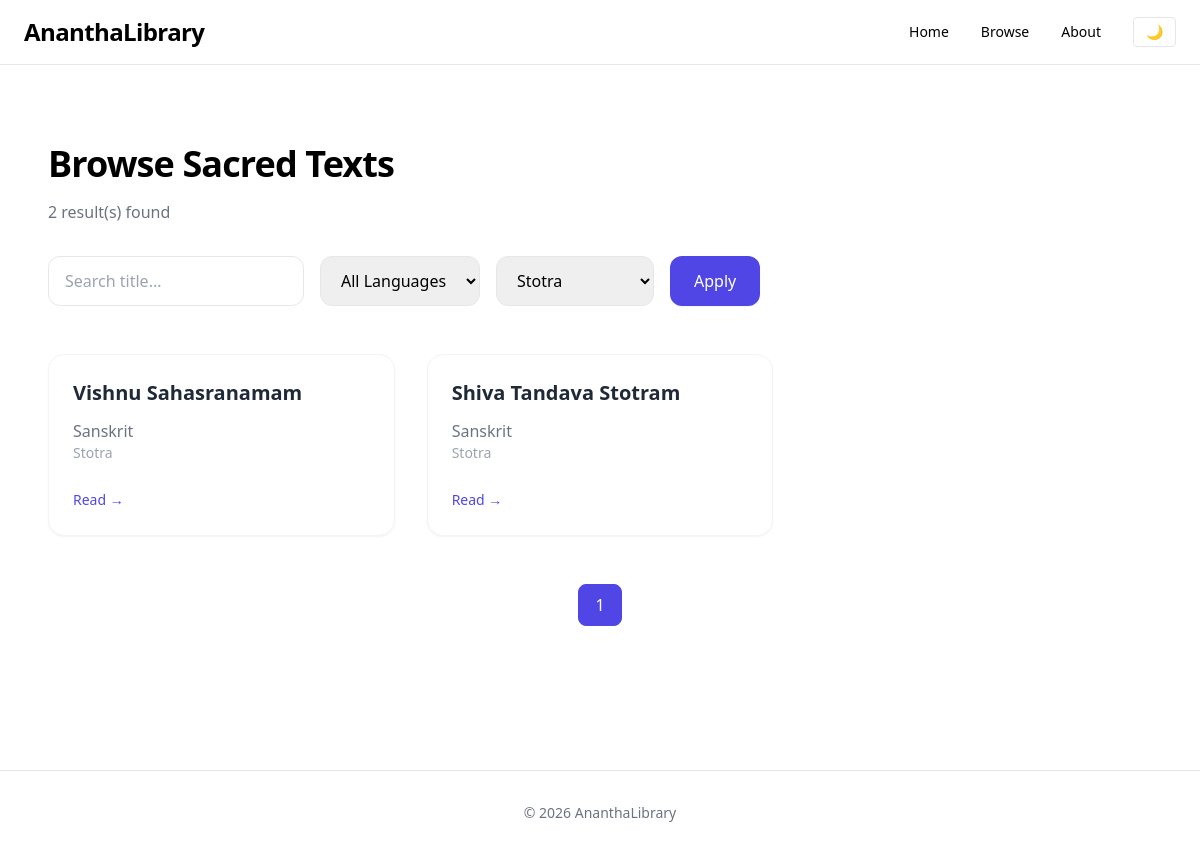
Page /browse?category=Stotra on the earlier database version.
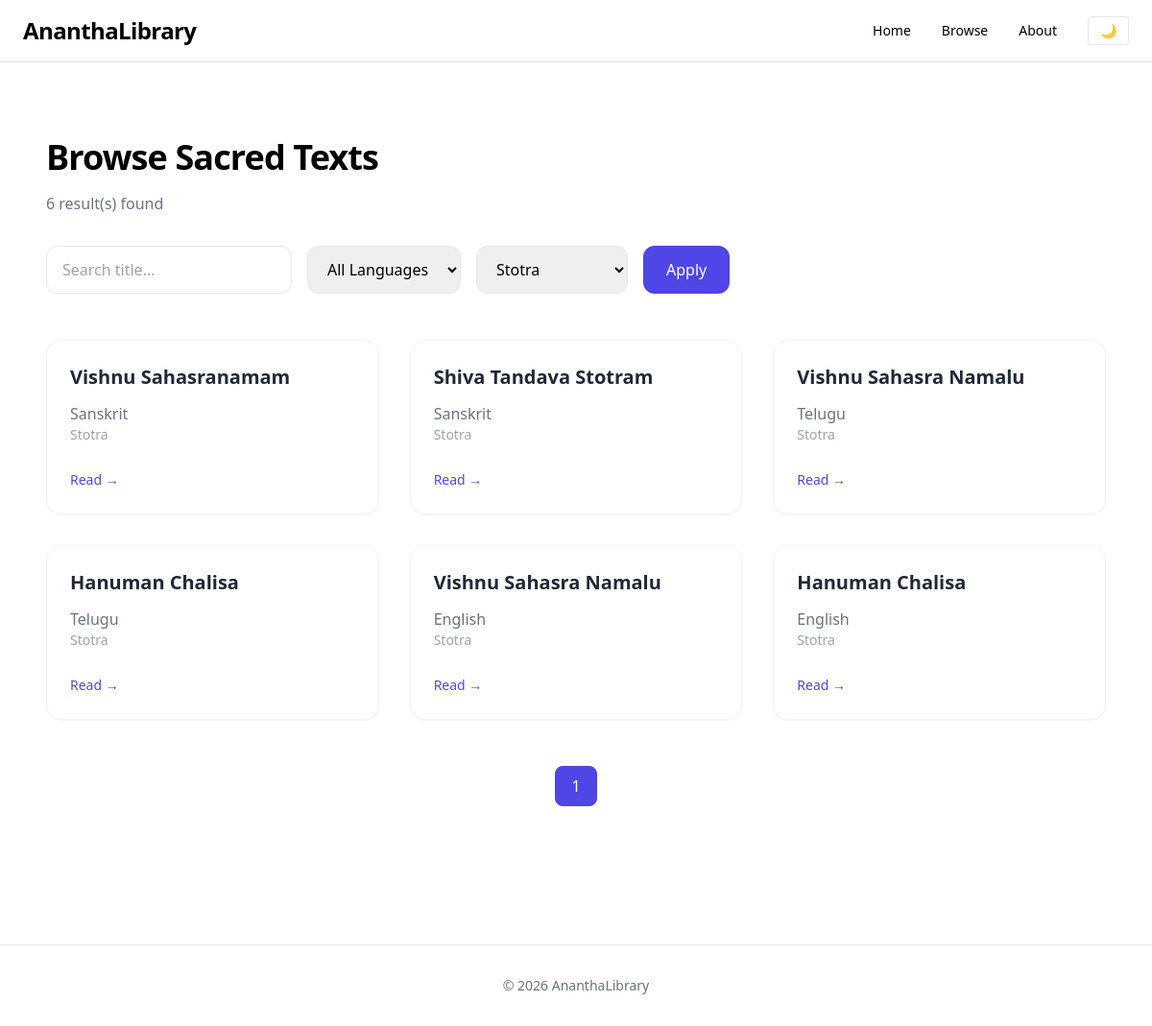
Same page on the later database version.
### app/models/document.py (models this page shows)
class Document(Base):
    __tablename__ = "documents"
    id = Column(String, primary_key=True, index=True)
    title = Column(String, nullable=False)
    slug = Column(String, unique=True, index=True)
    language = Column(String)
    category = Column(String)
    content = Column(Text)

### app/routers/browse.py (the view)
@router.get("/browse")
def browse(
    request: Request,
    q: str = None,
    language: str = None,
    category: str = None,
    page: int = 1
):
    page_size = 6
    repo = DocumentRepository()
    docs, total = repo.search(
        query=q,
        language=language,
        category=category,
        page=page,
        page_size=page_size
    )
    total_pages = math.ceil(total / page_size) if total else 1
    return templates.TemplateResponse(
        "browse.html",
        {
            "request": request,
            "docs": docs,
            "q": q,
            "language": language,
            "category": category,
            "page": page,
            "total": total,
            "total_pages": total_pages
        }
    )

### app/templates/browse.html (shortened to what this page needs)
{% extends "layout.html" %}
{% block content %}
<div class="fade-in">
    <h2 class="text-4xl font-bold mb-4 tracking-tight">
        Browse Sacred Texts
    </h2>
    <p class="text-gray-500 mb-8">
        {{ total }} result(s) found
    </p>
    <form method="get" class="flex flex-wrap gap-4 mb-12">
        <input type="text" name="q"
               placeholder="Search title..."
               value="{{ q or '' }}"
               class="border border-gray-200 px-4 py-3 rounded-xl w-64 focus:ring-2 focus:ring-indigo-500 focus:outline-none">
        <select name="language"
                class="border border-gray-200 px-4 py-3 rounded-xl focus:ring-2 focus:ring-indigo-500 focus:outline-none">
            <option value="">All Languages</option>
        </select>
        <select name="category"
                class="border border-gray-200 px-4 py-3 rounded-xl focus:ring-2 focus:ring-indigo-500 focus:outline-none">
            <option value="Stotra" {% if category == "Stotra" %}selected{% endif %}>Stotra</option>
        </select>
        <button class="bg-indigo-600 text-white px-6 py-3 rounded-xl hover:bg-indigo-700 transition shadow-sm">
            Apply
        </button>
    </form>
    {% if docs %}
    <div class="grid grid-cols-1 md:grid-cols-2 lg:grid-cols-3 gap-8 mb-12">
        {% for doc in docs %}
        <div class="bg-white rounded-2xl p-6 shadow-sm hover:shadow-xl transition duration-300 border border-gray-100">
            <a href="/document/{{ doc.slug }}"
               class="text-xl font-semibold text-gray-800 hover:text-indigo-600 transition">
                {{ doc.title }}
            </a>
            <p class="text-gray-500 mt-3">
                {{ doc.language }}
            </p>
            <p class="text-sm text-gray-400">
                {{ doc.category }}
            </p>
            <div class="mt-6">
                <span class="text-indigo-600 text-sm font-medium">
                    Read →
                </span>
            </div>
        </div>
        {% endfor %}
    </div>
    <div class="flex justify-center gap-2">
        {% for p in range(1, total_pages + 1) %}
        <a href="?page={{ p }}{% if q %}&q={{ q }}{% endif %}{% if language %}&language={{ language }}{% endif %}{% if category %}&category={{ category }}{% endif %}"
           class="px-4 py-2 rounded-lg border
                  {% if p == page %}
                  bg-indigo-600 text-white border-indigo-600
                  {% else %}
                  bg-white text-gray-700 border-gray-200 hover:bg-gray-100
                  {% endif %}
                  transition">
            {{ p }}
        </a>
        {% endfor %}
    </div>
    {% else %}
    <div class="text-center py-20">
        <h3 class="text-xl font-semibold text-gray-700">No results found</h3>
        <p class="text-gray-500 mt-2">Try adjusting your filters.</p>
    </div>
    {% endif %}
</div>
{% endblock %}

### app/templates/layout.html (shortened to what this page needs)
<!DOCTYPE html>
<html lang="en" class="">
<head>
    <script src="https://cdn.tailwindcss.com"></script>
</head>
<body
    x-data
    x-init="
        const saved = localStorage.getItem('dark');
        if (saved === 'true') {
            document.documentElement.classList.add('dark');
        } else {
            document.documentElement.classList.remove('dark');
        }
    "
    class="bg-white dark:bg-black
           text-black dark:text-white
           min-h-screen transition-colors duration-500">
<nav class="fixed top-0 left-0 right-0 z-50
            bg-white dark:bg-black
            border-b border-gray-200 dark:border-gray-700">
    <div class="max-w-7xl mx-auto px-6 py-4 flex justify-between items-center">
        <a href="/" class="text-2xl font-semibold tracking-tight">
            AnanthaLibrary
        </a>
        <div class="flex items-center space-x-8 text-sm font-medium">
            <a href="/" class="hover:text-indigo-600">Home</a>
            <a href="/browse" class="hover:text-indigo-600">Browse</a>
            <a href="#" class="hover:text-indigo-600">About</a>
            <button
                @click="
                    document.documentElement.classList.toggle('dark');
                    localStorage.setItem(
                        'dark',
                        document.documentElement.classList.contains('dark')
                    );
                "
                class="ml-4 px-3 py-1 border rounded">
                🌙
            </button>
        </div>
    </div>
</nav>
<div class="h-20"></div>
<main class="max-w-6xl mx-auto px-6 py-16">
    {% block content %}{% endblock %}
</main>
<footer class="mt-20 border-t border-gray-200 dark:border-gray-700 py-8 text-center text-sm text-gray-500">
    © 2026 AnanthaLibrary
</footer>
</body>
</html>

### app/templates/layout.html (style rules this page uses)
html { scroll-behavior: smooth; }

Differences in the rows shown:
added Document: title "Vishnu Sahasra Namalu", language "Telugu", category "Stotra"
added Document: title "Hanuman Chalisa", language "Telugu", category "Stotra"
added Document: title "Vishnu Sahasra Namalu", language "English", category "Stotra"
added Document: title "Hanuman Chalisa", language "English", category "Stotra"
Other differences:
{{ total }}: "2" → "6"
